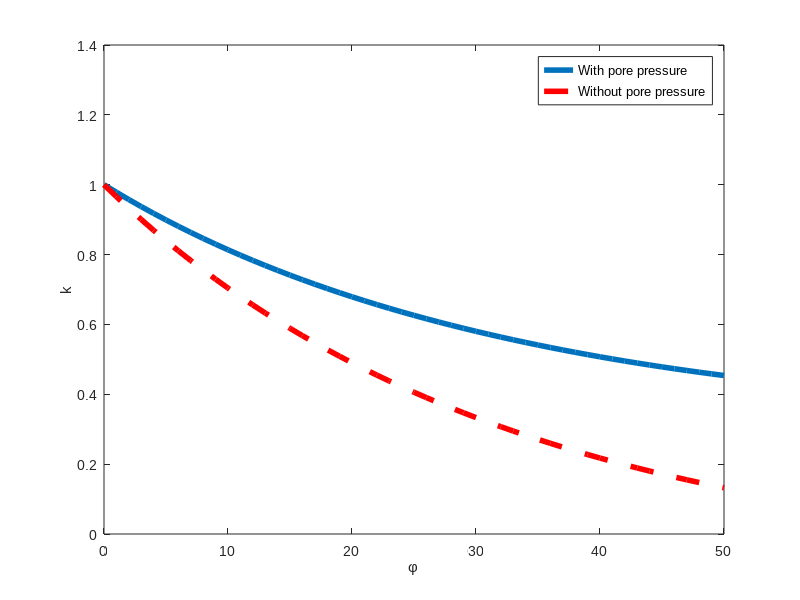

The MATLAB source for this figure: (Note: this script raises an error after producing the figure.)
%%%%%%%%%%%%%%%%%%%%%
%%% Paper Figures %%%
%%%%%%%%%%%%%%%%%%%%%


%% Set default figure paarmeters
% Source: https://dgleich.wordpress.com/2013/06/04/creating-high-quality-graphics-in-matlab-for-papers-and-presentations/

% Defaults for this blog post
width = 4;     % Width in inches
height = 4;    % Height in inches
alw = 1.5;    % AxesLineWidth
fsz = 15;      % Fontsize
lw = 4;      % LineWidth
msz = 8;       % MarkerSize

% The new defaults will not take effect if there are any open figures. To
% use them, we close all figures, and then repeat the first example.
close all;

% The properties we've been using in the figures
set(0,'defaultLineLineWidth',lw);   % set the default line width to lw
set(0,'defaultLineMarkerSize',msz); % set the default line marker size to msz
set(0,'defaultLineLineWidth',lw);   % set the default line width to lw
set(0,'defaultLineMarkerSize',msz); % set the default line marker size to msz

% Set the default Size for display
defpos = get(0,'defaultFigurePosition');
set(0,'defaultFigurePosition', [defpos(1) defpos(2) width*100, height*100]);

% Set the defaults for saving/printing to a file
set(0,'defaultFigureInvertHardcopy','on'); % This is the default anyway
set(0,'defaultFigurePaperUnits','inches'); % This is the default anyway
defsize = get(gcf, 'PaperSize');
left = (defsize(1)- width)/2;
bottom = (defsize(2)- height)/2;
defsize = [left, bottom, width, height];
set(0, 'defaultFigurePaperPosition', defsize);
set(0,'DefaultAxesFontName', 'Arial')
set(0,'DefaultTextFontname', 'Arial')

%% k and q

phi = 0:1:50;
q = tand(45 + 1/2*phi).^2;
k = 1./q .* (1/2.7*(q-1) +1);
plot(phi,k); hold on
plot(phi,1./q,'--r')
legend('With pore pressure', 'Without pore pressure')
xlabel('\phi'); 
ylabel('k')

%%
figure

phi = A.mc.phi;
cohesion = A.mc.C; 
mu = tan(phi); c = 2*cohesion*((mu^2 + 1)^(1/2) + mu)./Szz;
C = 2*cohesion*((mu^2 + 1)^(1/2) + mu);
q = tan(pi/4 + 1/2*phi)^2;
d = 0:3000;

k = 1./q .* (1/2.7*(q-1) +1 - C./(2700*9.8*d));

plot(d,k)
k = 1./q .* (1 - C./(2700*9.8*d)); hold on;
plot(d,k,'--r'); ylim([0,1])
legend('With pore pressure', 'Without pore pressure')
xlabel('depth (m)'); ylabel('k')
%% Stress regimes
figure

clrs = parula(3);


set(0,'defaultFigurePosition', [defpos(1) defpos(2) 2.2*width*100, height*100]);

rR = 1;
lambda = linspace(0.01,2,500);
cond1 = @(lambda, rR) lambda;
cond2 = @(lambda, rR) lambda*(rR^2 + 1) - rR^2;
cond3 = @(lambda, rR) lambda*(1 - rR^2) + rR^2;

subplot(121)
plot(lambda, cond1(lambda, rR), 'Color', clrs(1,:)); hold on;
plot(lambda, cond2(lambda, rR), 'Color', clrs(2,:));
plot(lambda, cond3(lambda, rR), 'Color', clrs(3,:));

patchx = 0:.01:1;

y = [0, cond1(patchx,rR), fliplr(cond2(patchx(patchx>=0.5),rR)), 0];
x = [0, patchx, fliplr(patchx(patchx>=0.5)), 0];

p1 = patch(x,y,'o','FaceAlpha',.1,'LineStyle', 'none');

xlabel('S/\sigma_{zz}');
ylabel('p/\sigma_{zz}');
ylim([0,2])
xlim([0,2])
grid on

str = {'\sigma_{rr} < \sigma_{\theta\theta} < \sigma_{zz}'};
ht = text(0.3,0.03,str,'Interpreter','tex');
set(ht,'Rotation',57)
set(ht,'FontSize',15)

% str = {'\sigma_{\theta\theta} < \sigma_{rr} < \sigma_{zz}'};
% ht = text(0.1,0.5,str,'Interpreter','tex');
% set(ht,'Rotation',37)
% set(ht,'FontSize',15)

str = {'\sigma_{\theta\theta} < \sigma_{rr} < \sigma_{zz}'};
ht = text(0.08,0.85,str,'Interpreter','tex');
set(ht,'Rotation',0)
set(ht,'FontSize',15)

str = {'\sigma_{\theta\theta} < \sigma_{zz}  < \sigma_{rr}'};
ht = text(0.2,1.5,str,'Interpreter','tex');
set(ht,'Rotation',0)
set(ht,'FontSize',15)

str = {' \sigma_{zz} < \sigma_{\theta\theta} < \sigma_{rr}'};
ht = text(1.3,1.4,str,'Interpreter','tex');
set(ht,'Rotation',57)
set(ht,'FontSize',15)

str = {' \sigma_{zz} <  \sigma_{rr} < \sigma_{\theta\theta} '};
ht = text(1.2,1.15,str,'Interpreter','tex');
set(ht,'Rotation',0)
set(ht,'FontSize',15)

str = {'  \sigma_{rr} <  \sigma_{zz} < \sigma_{\theta\theta} '};
ht = text(1,0.5,str,'Interpreter','tex');
set(ht,'Rotation',0)
set(ht,'FontSize',15)

%% r/R = 1.1

subplot(122)
rR = 1;
plot(lambda, cond1(lambda, rR), 'Color', clrs(1,:)); hold on;
plot(lambda, cond2(lambda, rR), 'Color', clrs(2,:));
plot(lambda, cond3(lambda, rR), 'Color', clrs(3,:));

rR = 1.3;
lambda = linspace(0.01,2,500);
plot(lambda, cond1(lambda, rR), 'Color', clrs(1,:), 'LineStyle', '--','LineWidth', 3); hold on;
plot(lambda, cond2(lambda, rR), 'Color', clrs(2,:), 'LineStyle', '--','LineWidth', 3);
plot(lambda, cond3(lambda, rR), 'Color', clrs(3,:), 'LineStyle', '--','LineWidth', 3);

rR = 2;
lambda = linspace(0.01,2,500);
plot(lambda, cond1(lambda, rR), 'Color', clrs(1,:), 'LineStyle', ':'); hold on;
plot(lambda, cond2(lambda, rR), 'Color', clrs(2,:), 'LineStyle', ':');
plot(lambda, cond3(lambda, rR), 'Color', clrs(3,:), 'LineStyle', ':');

xlabel('S/\sigma_{zz}');
ylabel('p/\sigma_{zz}');
ylim([0,2])
xlim([0,2])
grid on

y = [0, cond1(patchx,rR), fliplr(cond2(patchx(patchx>=0.5),rR)), 0];
x = [0, patchx, fliplr(patchx(patchx>=0.5)), 0];

patch(x,y,'o','FaceAlpha',.1,'LineStyle', 'none');

p1 = plot(xlim, [-1 -1], '-k');
p2 = plot(xlim, [-1 -1], '--k','LineWidth', 2);
p3 = plot(xlim, [-1 -1], ':k');
legend([p1, p2, p3],'r/R = 1', 'r/R = 1.3', 'r/R = 2')



%% Anotations
subplot(121); hold on;
str = {'(a)'};
ht = text(0.03,1.9,str,'Interpreter','tex');
set(ht,'Rotation',0)
set(ht,'FontSize',20)

subplot(122); hold on;
str = {'(b)'};
ht = text(0.03,1.9,str,'Interpreter','tex');
set(ht,'Rotation',0)
set(ht,'FontSize',20)

%% Failure
clrs = parula(3);
phi = 38/180*pi;
figure

set(0,'defaultFigurePosition', [defpos(1) defpos(2) 2.2*width*100, height*100]);

subplot(121)
rR = 1;
plot_MC(1,0,'-',3,1/2.7);
%plot_MC(1.2,0,':',2);
p2 = plot(xlim, [-1 -1], ':k','LineWidth',2);
p1 = plot(xlim, [-1 -1], '-k','LineWidth',3);



C = 0;
%b = 2*sin(phi)/(sqrt(3)*(3-sin(phi))); a = 6*C*cos(phi)/(sqrt(3)*(3-sin(phi))); % circumscribe
b = sin(phi)/sqrt(9 + 3*sin(phi)^2);   a = 6*C*cos(phi)/(sqrt(3)*(3+sin(phi))); % inscribes
%b = 2*sin(phi)/(sqrt(3)*(3+sin(phi))); a = 3*C*cos(phi)/(sqrt(9+3*sin(phi))^2); % middle circumscribes


colors = {'k','b','g','r'};
lambda = 0:.0001:5;
d = [500000];
% for j = 1:1
% sigz = 2700*9.8*d(j);
% 
% fh = @(lam) (2*lam*sigz + (4*a^2 + 16*a*b*lam*sigz + 8*a*b*sigz + 16*b^2*lam^2*sigz^2 + 16*b^2*lam*sigz^2 + 4*b^2*sigz^2 - (4*lam^2*sigz^2)/3 + (8*lam*sigz^2)/3 - (4*sigz^2)/3)^(1/2))/(2*sigz);
% fl = @(lam) (2*lam*sigz - (4*a^2 + 16*a*b*lam*sigz + 8*a*b*sigz + 16*b^2*lam^2*sigz^2 + 16*b^2*lam*sigz^2 + 4*b^2*sigz^2 - (4*lam^2*sigz^2)/3 + (8*lam*sigz^2)/3 - (4*sigz^2)/3)^(1/2))/(2*sigz);
% 
% pzp = nan(size(lambda));
% pzm = nan(size(lambda));
% 
% for i=1:length(lambda)
%     try
%         pzp(i) =  fh(lambda(i));
%         pzm(i) =  fl(lambda(i));
%     catch
%         1;
%     end
% end
% 
% pzp(imag(pzp) ~= 0) = nan;
% pzm(imag(pzm) ~= 0) = nan;
% pz = [fliplr(pzp), pzm];
% lplot = [fliplr(lambda), lambda];
% 
% plot(lambda, pzp,strcat('-', colors{j})); hold on
%  plot(lambda, pzm,strcat('-', colors{j}));
% %plot(lplot, pz,strcat('-', colors{j})); hold on
% % ylim([0,2])
% % xlim([0,2])
% end
%legend('\infty','5000','1000','500')

legend([p1,p2],'r/R = 1', 'r/R = 1.2','Location','Southeast')

subplot(122)
rR = 1;
plot_MC(1,0,'-',3,1/2.7);
plot_MC(1,0.5,':',2,1/2.7);
p2 = plot(xlim, [-1 -1], ':k','LineWidth',2);
p1 = plot(xlim, [-1 -1], '-k','LineWidth',3);
legend([p1,p2],'C/\sigma_{zz} = 0', 'C/\sigma_{zz} = 0.5','Location','Southeast')

subplot(121); hold on;
str = {'(a)'};
ht = text(0.1,1.2,str,'Interpreter','tex');
set(ht,'Rotation',0)
set(ht,'FontSize',20)
ylim([0,1.3])
xlim([0,1.3])

subplot(122); hold on;
str = {'(b)'};
ht = text(0.1,1.2,str,'Interpreter','tex');
set(ht,'Rotation',0)
set(ht,'FontSize',20)
ylim([0,1.3])
xlim([0,1.3])



%% Change of r-z failure with tau

set(0,'defaultFigurePosition', [defpos(1) defpos(2) width*100, height*100]);


tau_flag = 'sigz'; % Can be 'p' or 'sigz' for how to normalize

clrs = parula(3);
s = 0.05:0.01:1;
fades = [0.25, 1]; % fade factor
taus = [0.0, 0.4];

if tau_flag == 'p'
 fail_rz = @(p,tau,c,q)   .5*(p+1+((p-1)^2 + 4*(tau*p)^2)^0.5) - c - q*0.5*(p+1-((p-1)^2 + 4*(tau*p)^2)^0.5);
 fail_rt = @(p,s,tau,c,q) - 2*s + p + c + q*0.5*(p + 1 - ((p-1)^2 + 4*(tau*p)^2)^.5);
 fail_tz = @(p,s,tau,c,q) 0.5*(p + 1 + ((p-1)^2 + 4*(tau*p)^2)^.5) - c - q*(2*s-p);
else
 fail_rz = @(p,tau,c,q)   .5*(p+1+((p-1)^2 + 4*(tau)^2)^0.5) - c - q*0.5*(p+1-((p-1)^2 + 4*(tau)^2)^0.5);
 fail_rt = @(p,s,tau,c,q) - 2*s + p + c + q*0.5*(p + 1 - ((p-1)^2 + 4*(tau)^2)^.5);
 fail_tz = @(p,s,tau,c,q) 0.5*(p + 1 + ((p-1)^2 + 4*(tau)^2)^.5) - c - q*(2*s-p);
end

c = 0;
phi = 38/180*pi;
%cohesion = 5e6; mu = tan(phi); C = 2*cohesion*((mu^2 + 1)^(1/2) + mu);

q = tan(pi/4 + 1/2*phi)^2;

for ii = 1:2

tau = taus(ii);
fade = fades(ii);
    
frz = ones(size(s));
frz_lower = frz * fzero(@(x) fail_rz(x,tau,c,q), 0.237);
frz_upper = frz * fzero(@(x) fail_rz(x,tau,c,q), 5);
frt = nan(size(s));
ftz = nan(size(s));

for i = 1:length(s)
    
    try
        frt(i) = fzero(@(x) fail_rt(x, s(i), tau, c, q), [-1, 1]);
        
    catch ME
        disp('no soln')
    end
    
    try
        ftz(i) = fzero(@(x) fail_tz(x, s(i), tau, c, q), [-1, 1]);
    catch ME
        disp('no soln')
    end
end

i1 = (frz_lower > frt) & ((frz_lower < ftz) + isnan(ftz));
i2 = (frz_upper > frt) & ((frz_upper < ftz) + isnan(ftz));

p1 = plot(s(i1), frz_lower(i1),':k'); hold on;
p1.Color(4) = fade;
p1 = plot(s(i2), frz_upper(i2),':k');
p1.Color(4) = fade;



i3 = (frt > frz_lower) & (frt < frz_upper);
i4 = (ftz > frz_lower) & (ftz < frz_upper);
p1 = plot(s(i3), frt(i3),'Color', [0 0 0], 'LineStyle', ':');
p1.Color(4) = fade;
p1 = plot(s(i4), ftz(i4),'Color', [0 0 0], 'LineStyle', ':');
p1.Color(4) = fade;
xlim([0,1])
ylim([0,1])
xlabel('S/\sigma_{zz}')
ylabel('p/\sigma_{zz}')

x = [s(i1), s(i3), fliplr(s(i2)), fliplr(s(i4))];
y = [frz_lower(i1), frt(i3), fliplr(frz_upper(i2)), fliplr(ftz(i4))];

if ii==2
    p1 = patch(x,y,'g','FaceAlpha',.1,'LineStyle', 'none');
%     p1.FaceVertexAlphaData = 0.01;    % Set constant transparency 
%     p1.FaceAlpha = 'flat' ;          % Interpolate to find face transparency
end

% with tau

%figure

if tau_flag == 'sigz'
%bound_rt = @(p,s,tau) p*(3*s-p-1) - (s*(2*s-1) - 1/2*(tau)^2);
bound_rt = @(p,s,tau) 2*s - p - (1/2*(1+p) - sqrt((1/2*(p-1))^2 + (tau)^2));
%bound_rz = @(p,s,tau) (4*s-3*p-1)^2 - ((p-1)^2 + 4*(tau)^2);
bound_rz = @(p,s,tau) 2*s - p - (1/2*(1+p) + sqrt((1/2*(p-1))^2 + (tau)^2));
else
   
bound_rt = @(p,s,tau) 2*s - p - (1/2*(1+p) - sqrt((1/2*(p-1))^2 + (tau*p)^2));
bound_rz = @(p,s,tau) 2*s - p - (1/2*(1+p) + sqrt((1/2*(p-1))^2 + (tau*p)^2));
end


prt = nan(size(s));
pzt = nan(size(s));

for i = 1:length(s)
   prt(i) = fzero(@(x) bound_rt(x,s(i),tau),s(i)+tau);
   pzt(i) = fzero(@(x) bound_rz(x,s(i),tau),2*s(i) - 1-tau);
end

p1 = plot(s,prt,'Color', clrs(1,:), 'LineStyle', '-'); hold on
p1.Color(4) = fade;
p1 = plot(s,pzt,'Color', clrs(2,:), 'LineStyle', '-');
p1.Color(4) = fade;
ylim([0,1])
xlim([0,1])

end

%%
set(0,'defaultFigurePosition', [defpos(1) defpos(2) 2.2*width*100, height*100]);

taus = [0.0, 0.01, 0.2, 1, 5, 50];

clrs = parula(length(taus));

for ii = 1:length(taus)
tp = taus(ii);
    pz = 0:.001:.99999;
th = nan(size(pz));

for i=1:length(pz)
    th(i) = 1/2*atand(2*tp*pz(i)/(pz(i)-1));
end

subplot(121)
plot(pz,abs(th),'Color',clrs(ii,:),'DisplayName',"\tau/p = " + num2str(tp)); hold on;
xlabel('p/\sigma_{zz}')
ylabel('\alpha (degrees)')


end
ylim([0,45])
title('Rotation of Principal Stresses','Interpreter','Latex')
legend('Location','Southeast')
    
%% t-star

tstar = @(c,q)  ((1./((c + q).*(1-c))).^(1/2).*(c + q - 1))/2;

phi = [0:.1:45]*pi/180;
dt = 0.001;
c = 0:.01:1-dt;
q = tan(pi/4 + 1/2*phi).^2;

[C,Q] = meshgrid(c,q);
[~,PHI] = meshgrid(c,phi);

ts = tstar(C,Q);
subplot(122)
[C,p1] = contour(C,PHI/pi*180,abs(ts), [ 0.1, 0.25, 0.5, 1, 2]);
p1.LineWidth = lw;
clabel(C,p1,'FontSize',17,'Color','black')
xlabel('C_0/\sigma_{zz}')
ylabel('\phi (degrees)')
title('Contours of Constant $\tau^*$','Interpreter','Latex')
% set(p1, 'EdgeColor','none')
% colorbar
% colormap('jet')
% caxis([0,2])

%semilogy(c,abs(ts)); hold on;
%xlabel('c/\sigma_{zz}')
%ylabel('\tau*')
%ylim([1e-1, 1e1])


%% Anotations
subplot(121); hold on;
str = {'(a)'};
ht = text(0.03,42,str,'Interpreter','tex');
set(ht,'Rotation',0)
set(ht,'FontSize',20)

subplot(122); hold on;
str = {'(b)'};
ht = text(0.03,42,str,'Interpreter','tex');
set(ht,'Rotation',0)
set(ht,'FontSize',20)

%% MSH plot
set(0,'defaultFigurePosition', [defpos(1) defpos(2) width*100, height*100]);

load('paperfigs/MSH.mat');

A = out{1}; zvec = out{2}; pvec = out{3}; ugvec = out{4}; umvec = out{5};
phivec = out{6}; rhogvec = out{7}; chidvec = out{8};

[Srr, Szz, Stt, Srz] = kirsch (zvec,pvec,A,ugvec,umvec,rhogvec,phivec,pvec);

A.mc.phi = 30/180*pi;

porep = -zvec*0;
plotfailureprofiles(A,pvec,Szz,nan(size(Szz)),Srz,zvec,pvec,true,porep);

porep = -zvec*1000*9.8;
plotfailureprofiles(A,pvec,Szz,nan(size(Szz)),Srz,zvec,pvec,true,porep);

%% Example Eruption
set(0,'defaultFigurePosition', [defpos(1) defpos(2) 3.3*width*100, height*100]);
load('paperfigs/ExampleEruption.mat');

A = out{1}; zvec = out{2}; pvec = out{3}; ugvec = out{4}; umvec = out{5};
phivec = out{6}; rhogvec = out{7}; chidvec = out{8};

clrs = parula(2)/1.05;
subplot(131)
semilogx(pvec,zvec,'Color',clrs(1,:)); grid on
xticks([1e5, 1e6, 1e7,1e8])
xlabel('Pressure (Pa)')
ylabel('Depth (m)')


subplot(132)
semilogx(umvec,zvec,'Color',clrs(1,:)); hold on
semilogx(ugvec,zvec,'Color',clrs(2,:)); grid on
xticks([1e0, 1e1, 1e2])
legend('$u_m$','$u_g$','Location','northwest','Interpreter','Latex')
xlabel('Velocity (m/s)')
ylabel('Depth (m)')


subplot(133)
semilogx(phivec,zvec,'Color',clrs(1,:)); grid on
xticks([1e-2 1e-1, 1e0])
xlabel('Gas Volume Fraction, \phi')
ylabel('Depth (m)')


%% Critical radius
noshear1 = importdata('CriticalRadius/vary_lambda_constant_p_noshear');
noshear2 = importdata('CriticalRadius/vary_lambda_constant_p_noshear_under7');
withshear = importdata('CriticalRadius/vary_lambda_constant_p_with_shear_5to1');
[~,idx1] = min(abs(noshear1(1,:)-0.658));
[~,idx2] = min(abs(noshear2(1,:)-0.658));


plot(noshear1(1,idx1:end),noshear1(2,idx1:end),'-r')
hold on
h2 = plot(noshear2(1,1:idx2),noshear2(2,1:idx2),'-r');

h1 = plot(withshear(1,:),withshear(2,:), '-b');
xlim([0.5,0.75]);

legend([h1,h2], 'With shear','No shear','Location','northwest');
xlabel('S/\sigma_{zz}');
ylabel('Min. stable radius (m)')

str = {'  \sigma_{rr} <  \sigma_{\theta\theta} < \sigma_{zz}  '};
ht = text(0.5,60,str,'Interpreter','tex');
set(ht,'Rotation',0)
set(ht,'FontSize',12)

str = {'    \sigma_{rr} < \sigma_{zz} < \sigma_{\theta\theta}  '};
ht = text(0.62,70,str,'Interpreter','tex');
set(ht,'Rotation',35)
set(ht,'FontSize',12)

str = {'  \sigma_{rr} <  \sigma_{\theta\theta} < \sigma_{zz}  '};
ht = text(0.52,120,str,'Interpreter','tex');
set(ht,'Rotation',0)
set(ht,'FontSize',12)

str = {'    \sigma_{rr} < \sigma_{zz} < \sigma_{\theta\theta}  '};
ht = text(0.65,125,str,'Interpreter','tex');
set(ht,'Rotation',40)
set(ht,'FontSize',12)


%% Failure depth
lw = 3;

plastic = importdata('MSHFigures/plastic_failure.txt');
elastic = importdata('MSHFigures/elastic_solution.txt');

phi = A.mc.phi;
cohesion = A.mc.C; mu = tan(phi);

C = 2*cohesion*((mu^2 + 1)^(1/2) + mu);
q = tan(pi/4 + 1/2*phi)^2;

rzrf = @(p, sigz, lambda, beta) sqrt((p./sigz - lambda)./(1/q - C./(q*sigz) - lambda));

rfailzr = rzrf(Srr, Szz, A.lambda);


hold on
rp = plastic(:,1);
zp = plastic(:,2);
[zp,idx] = sort(zp);
rp = rp(idx);

re = elastic(:,1);
ze = elastic(:,2);
[ze,idx] = sort(ze);
re = re(idx);


p2 = plot(re,ze,'-r');

p3 = plot(rp,zp,'-k');
p1 = plot(rfailzr*A.r, zvec,'--b','DisplayName', 'Analytical','LineWidth',3);

legend([p1,p2,p3],'Analytical','FEM Elastic','FEM Elastoplastic ')

xlim([40,50])
ylim([-3001, 0])

xlabel('r (m)'); ylabel('z (m)')



%%
% Eruption progression

clrs = parula(3);
phi = 38/180*pi;
figure

set(0,'defaultFigurePosition', [defpos(1) defpos(2) width*100, height*100]);

rR = 1;
plot_MC(1,0,'-',3);

p2 = plot(xlim, [-1 -1], ':k','LineWidth',2);


C = 0;
b = sin(phi)/sqrt(9 + 3*sin(phi)^2);   a = 6*C*cos(phi)/(sqrt(3)*(3+sin(phi))); % inscribes

colors = {'k','b','g','r'};
lambda = 0:.0001:5;
d = [500000];

xlim([0,1])
ylim([0,1])


% define conduit regions
x = [0.4, 0.5, 0.5, 0.4];
y = [0.45, 0.45, 0.95, 0.95];

p1 = patch(x,y,'g','FaceAlpha',.4,'LineStyle', 'none');

x = [0.4, 0.5, 0.5, 0.4];
y = [0.05, 0.05, 0.45, 0.45];

p2 = patch(x,y,'b','FaceAlpha',.4,'LineStyle', 'none');

legend([p1,p2],'Early Widening','Late Collapse','Location','southeast','FontSize',15)

%%
% Stable radius
clrs = parula(3);
set(0,'defaultFigurePosition', [defpos(1) defpos(2) width*100, height*100]);

d1 = importdata('CriticalRadius2/vary_lambda_constant_phi65_noshear');
d2 = importdata('CriticalRadius2/vary_lambda_constant_phi65_2');
d3 = importdata('CriticalRadius2/vary_lambda_constant_phi67_2');
d4 = importdata('CriticalRadius2/vary_lambda_constant_ezz_5to1');

plot(d3(1,:),d3(2,:),'Color',clrs(1,:)); hold on;
plot(d2(1,:),d2(2,:),'Color',clrs(2,:));
plot(d4(1,:),d4(2,:),'Color','k','LineStyle','--','LineWidth',3);
plot(d1(1,:),d1(2,:),'Color',clrs(2,:),'LineStyle','--','LineWidth',3);

legend('$\phi_f = 0.67$', '$\phi_f = 0.65$', '$\dot{\epsilon}_{zz} = k\frac{G_\infty}{\mu}$, no shear','$\phi_f = 0.65$, no shear','Interpreter','Latex','Location','northwest')

xlabel('S/\sigma_{zz}')
ylabel('Min. stable radius (m)')

xlim([0.5,1]);

str = {'  \sigma_{rr} <  \sigma_{\theta\theta} < \sigma_{zz}  '};
ht = text(0.5,215,str,'Interpreter','tex');
set(ht,'Rotation',0)
set(ht,'FontSize',12)

str = {'    \sigma_{rr} < \sigma_{zz} < \sigma_{\theta\theta}  '};
ht = text(0.67,220,str,'Interpreter','tex');
set(ht,'Rotation',43)
set(ht,'FontSize',12)


%% Evolution of eruption
set(0,'defaultFigurePosition', [defpos(1) defpos(2) width*100*4, height*100*2]);

load('FullEruption2.mat');

clrs = parula(3);

figure
h = [231];
plot_FailureDepthProfiles(h,outearly, lw, clrs)
h = [232];
plot_FailureDepthProfiles(h,outmid, lw, clrs)
h = [233];
plot_FailureDepthProfiles(h,outlate, lw, clrs)

subplot(2,3,[4:6])
Ae = outearly{1};
Am = outmid{1};
Al = outlate{1};
plot([0,.5,1],[Ae.r, Am.r, Al.r]./Al.r,'--xk','MarkerSize',20); hold on

%plot([Ae.Pchamber, Am.Pchamber, Al.Pchamber]/Ae.Pchamber, '--r')
plot([0,.5,1],[Ae.chamber_fac, Am.chamber_fac, Al.chamber_fac], '--xr','MarkerSize',20)
ylim([0,1.1]);

annotation('textarrow',[0.17,0.14],[0.3,0.37],'String','(a) ','FontSize',18)
annotation('textarrow',[0.17,0.14],[0.275,0.21],'String','','FontSize',18)
annotation('textarrow',[0.535,0.525],[0.39,0.405],'String','(b) ','FontSize',18)
annotation('textarrow',[0.535,0.525],[0.365,0.35],'String','','FontSize',18)
annotation('textarrow',[0.87,0.895],[0.36,0.405],'String','(c) ','FontSize',18)
annotation('textarrow',[0.87,0.895],[0.335,0.308],'String','','FontSize',18)

subplot(231); hold on;
str = {'(a)'};
ht = text(0.03,-350,str,'Interpreter','tex');
set(ht,'Rotation',0)
set(ht,'FontSize',20)

subplot(232); hold on;
str = {'(b)'};
ht = text(0.03,-350,str,'Interpreter','tex');
set(ht,'Rotation',0)
set(ht,'FontSize',20)

subplot(233); hold on;
str = {'(c)'};
ht = text(0.0,-350,str,'Interpreter','tex');
set(ht,'Rotation',0)
set(ht,'FontSize',20)

subplot(2,3,[4:6]); hold on;
str = {'(d)'};
ht = text(0.02,1.02,str,'Interpreter','tex');
set(ht,'Rotation',0)
set(ht,'FontSize',20)
% 
% str = {'time $\longrightarrow$'};
% ht = text(1.97,0.1,str,'Interpreter','latex');
% ht.FontSize = 1000;
% set(ht,'Rotation',0)
% set(ht,'FontSize',20)

xlabel('Normalized Eruption Time')
ylabel('Parameter Value')
legend('R/R_{max}','P_{ch}/\sigma_{zz}','Location','southeast')



annotation('textarrow',[0.3,0.35],[0.2,0.2],'String','Conduit Widening ','FontSize',20)
annotation('textarrow',[0.56,0.61],[0.2,0.2],'String','Stable Eruption ','FontSize',20)
str = {'Termination via','Catastrophic Collapse'};
dim = [.7, 0.01, .1, .23];
annotation('textbox',dim,'String',str,'FitBoxToText','on','FontSize',20,'HorizontalAlignment','center');

%% Three solutions
set(0,'defaultFigurePosition', [defpos(1) defpos(2) width*100*4, height*100*2]);

load('ThreeSolutions.mat');

solutions = {out_lowv, out_midv, out_highv};

figure
clrs = parula(3);

solstr = {'low','med','high'};
for i = 1:length(solutions)
    out = solutions{i};
    
    A = out{1}; zvec = out{2}; pvec = out{3}; ugvec = out{4}; umvec = out{5};
    phivec = out{6}; rhogvec = out{7};
    
    % p v z
    subplot(221)
    semilogx(pvec,zvec, 'Color', clrs(i,:),'LineWidth',lw, 'LineStyle', '-','DisplayName',solstr{i}); hold on
    grid on
    xticks([1e5, 1e6, 1e7,1e8])
    xlabel('Pressure (Pa)')
    ylabel('z (m)')
    legend show
    legend('Orientation','horizontal','Location','south')

    % p v phi
    subplot(222)
    semilogx(umvec, zvec, 'Color', clrs(i,:),'LineWidth',lw, 'LineStyle', '-','DisplayName',[solstr{i} ', u_m']); hold on;
    semilogx(ugvec, zvec, 'Color', clrs(i,:),'LineWidth',lw, 'LineStyle', '--','DisplayName',[solstr{i} ', u_g']);
    grid on
    ylabel('z (m)')
    xlabel('u (m/s)')
    xticks([1e5, 1e6, 1e7,1e8])
    legend show
    legend('Location','southeast')
    
    % p v u
    subplot(223)
    semilogx(pvec,phivec, 'Color', clrs(i,:),'LineWidth',lw, 'LineStyle', '-','DisplayName',solstr{i}); hold on;
    grid on
    xticks([1e5, 1e6, 1e7,1e8])
    xlabel('Pressure (Pa)')
    ylabel('\phi')
    legend show
    legend('Orientation','horizontal','Location','south')
 
    
    % u v z
    subplot(224)   
    loglog(pvec, umvec, 'Color', clrs(i,:),'LineWidth',lw, 'LineStyle', '-','DisplayName',[solstr{i} ', u_m']); hold on;
    loglog(pvec, ugvec, 'Color', clrs(i,:),'LineWidth',lw, 'LineStyle', '--','DisplayName',[solstr{i} ', u_g']);
    grid on
    xlabel('Pressure (Pa)')
    ylabel('v (m/s)')
    xticks([1e5, 1e6, 1e7,1e8])
    legend show
end


function plot_MC(rR,C_over_sigz,symbl,lw,pp)
% pp: pore pressure gradient (Pp/sigma_z)

clrs = parula(3);
phi = 38/180*pi;
cohesion = 5e6; mu = tan(phi); C = 2*cohesion*((mu^2 + 1)^(1/2) + mu);

q = tan(pi/4 + 1/2*phi)^2;
sigz = 2700*9.8*500;
C = C_over_sigz*sigz;

lambda = linspace(0.01,5,500);
bound_1 = @(lambda, rR) lambda;
bound_2 = @(lambda, rR) lambda*(rR^2 + 1) - rR^2;
bound_3 = @(lambda, rR) lambda*(1 - rR^2) + rR^2;

A_failure = @(x,c,sig_z,rR) rR^2*(1/q-c/(q*sig_z)) + x*(1-rR^2);
B_failure = @(x,c,sig_z,rR) x/(q+1)*(rR^2+1) - c/sig_z * 1/(q+1)*rR^2 - q/(q+1)*x*(rR^2-1);
C_failure = @(x,c,sig_z,rR) x*(rR^2 + 1) - rR^2*(c/sig_z + q);
D_failure = @(x,c,sig_z,rR) x*(1-rR^2) + rR^2*(c/sig_z + q);
E_failure = @(x,c,sig_z,rR) 1/(1+q)*(c/(sig_z)*rR^2 + x*(q*(rR^2 + 1) + (1-rR^2)));
F_failure = @(x,c,sig_z,rR) rR^2*(c/(q*sig_z)- 1/q) + x*(1+rR^2) ; 

x1 = fzero(@(x) A_failure(x,C,sigz,rR) - bound_1(x, rR), 0.6);
x2 = fzero(@(x) B_failure(x,C,sigz,rR) - bound_2(x, rR), 0.6);
x3 = fzero(@(x) C_failure(x,C,sigz,rR) - bound_3(x, rR), 0.6);
x4 = fzero(@(x) D_failure(x,C,sigz,rR) - bound_1(x, rR), 0.6);
x5 = fzero(@(x) E_failure(x,C,sigz,rR) - bound_2(x, rR), 0.6);
x6 = fzero(@(x) F_failure(x,C,sigz,rR) - bound_3(x, rR), 0.6);

plot(to_unprimed(lambda, pp), to_unprimed(bound_1(lambda, rR), pp), 'Color', clrs(1,:),'LineWidth',lw, 'LineStyle', symbl); hold on;
plot(to_unprimed(lambda, pp), to_unprimed(bound_2(lambda, rR), pp), 'Color', clrs(2,:),'LineWidth',lw, 'LineStyle', symbl);
plot(to_unprimed(lambda, pp), to_unprimed(bound_3(lambda, rR), pp), 'Color', clrs(3,:),'LineWidth',lw, 'LineStyle', symbl);

patchx = 0:.01:1;
y = [0, to_unprimed(bound_1(patchx,rR), pp), to_unprimed(fliplr(bound_2(patchx(patchx>=0.5),rR)),pp), 0];
x = [0, to_unprimed(patchx,pp), to_unprimed(fliplr(patchx(patchx>=0.5)),pp), 0];

patch(x,y,'o','FaceAlpha',.1,'LineStyle', 'none');

%plot([no_cohesion, no_cohesion], ylim, '--r')
plot(to_unprimed([x1, x2],pp), to_unprimed([A_failure(x1,C,sigz,rR), A_failure(x2,C,sigz,rR)],pp), strcat(symbl,'k'),'LineWidth', lw)
plot(to_unprimed([x2, x3],pp), to_unprimed([B_failure(x2,C,sigz,rR), B_failure(x3,C,sigz,rR)],pp), strcat(symbl,'k'),'LineWidth', lw)
plot(to_unprimed([x3, x4],pp), to_unprimed([C_failure(x3,C,sigz,rR), C_failure(x4,C,sigz,rR)],pp), strcat(symbl,'k'),'LineWidth', lw)
plot(to_unprimed([x4, x5],pp), to_unprimed([D_failure(x4,C,sigz,rR), D_failure(x5,C,sigz,rR)],pp), strcat(symbl,'k'),'LineWidth', lw)
plot(to_unprimed([x5, x6],pp), to_unprimed([E_failure(x5,C,sigz,rR), E_failure(x6,C,sigz,rR)],pp), strcat(symbl,'k'),'LineWidth', lw)
plot(to_unprimed([x1, x6],pp), to_unprimed([F_failure(x1,C,sigz,rR), F_failure(x6,C,sigz,rR)],pp), strcat(symbl,'k'),'LineWidth', lw)
xlabel('S/\sigma_{zz}');
ylabel('p/\sigma_{zz}');
ylim([0,5])
xlim([0,5])
end

function plot_FailureDepthProfiles(h, out, lw, clrs)

    A = out{1}; zvec = out{2}; pvec = out{3}; ugvec = out{4}; umvec = out{5};
    phivec = out{6}; rhogvec = out{7};

    [Srr, Szz, ~, Srz] = kirsch (zvec,pvec,A,ugvec,umvec,rhogvec,phivec,pvec);
       
tau = Srz./Szz;
phi = A.mc.phi;
cohesion = A.mc.C; mu = tan(phi); c = 2*cohesion*((mu^2 + 1)^(1/2) + mu)./Szz;
C = 2*cohesion*((mu^2 + 1)^(1/2) + mu);

q = tan(pi/4 + 1/2*phi)^2;

fail_rz = @(p,tau,c,q)   .5*(p+1+((p-1)^2 + 4*(tau)^2)^0.5) - c - q*0.5*(p+1-((p-1)^2 + 4*(tau)^2)^0.5);
fail_rt = @(p,s,tau,c,q) -2*s + p + c + q*0.5*(p + 1 - ((p-1)^2 + 4*(tau)^2)^.5);
fail_tz = @(p,s,tau,c,q) 0.5*(p + 1 + ((p-1)^2 + 4*(tau)^2)^.5) - c - q*(2*s-p);

frz_low  = nan(length(zvec),1);
frz_high = nan(length(zvec),1);
frt = nan(length(zvec),1);
ftz = nan(length(zvec),1);

s = A.lambda; % Vertical gradient of horizontal stress

for i = 1:length(zvec)
    try
        frz_low(i) = fzero(@(x) fail_rz(x, tau(i), c(i), q), 0.237);
    catch ME
    end
    try
        frz_high(i) = fzero(@(x) fail_rz(x, tau(i), c(i), q), 5);
    catch ME
    end
    try
        frt(i) = fzero(@(x) fail_rt(x, s, tau(i), c(i), q), [-1, 1]);
    catch ME
    end
    try
        ftz(i) = fzero(@(x) fail_tz(x, s, tau(i), c(i), q), [-1, 1]);
    catch ME
    end
end

subplot(h)
p1 = plot(Srr./Szz, zvec,'-k','LineWidth',lw,'DisplayName','p/\sigma_{zz}'); hold on
xl = xlim;
p2 = plot(frz_low,zvec, 'Color', clrs(1,:),'LineWidth',lw, 'LineStyle', '-','DisplayName','r/z');
p3 = plot(frt,zvec,'Color',clrs(2,:),'LineWidth',lw, 'LineStyle', '-','DisplayName','r/\theta');
p4 = plot(ftz,zvec,'Color',clrs(3,:),'LineWidth',lw, 'LineStyle', '-','DisplayName','\theta/z');

xlim([0 1])

x = [max(frz_low,frt);0];
y = [zvec;min(zvec)];
patch(x,y,'k','FaceAlpha',.1,'LineStyle', 'none');
idx = ~isnan(ftz);
x = [ftz(idx);1];
y = [zvec(idx);min(zvec)];
patch(x,y,'k','FaceAlpha',.1,'LineStyle', 'none');


% find C = szz
[~,ind] = min(abs(Szz-C));

plot(xlim, [zvec(ind), zvec(ind)], '--r')

xlabel('p/\sigma_{zz}')
ylabel('z (m)');


ylim([-6200,0])
legend([p1, p2, p3, p4], 'Orientation','horizontal','Location','south')

end

